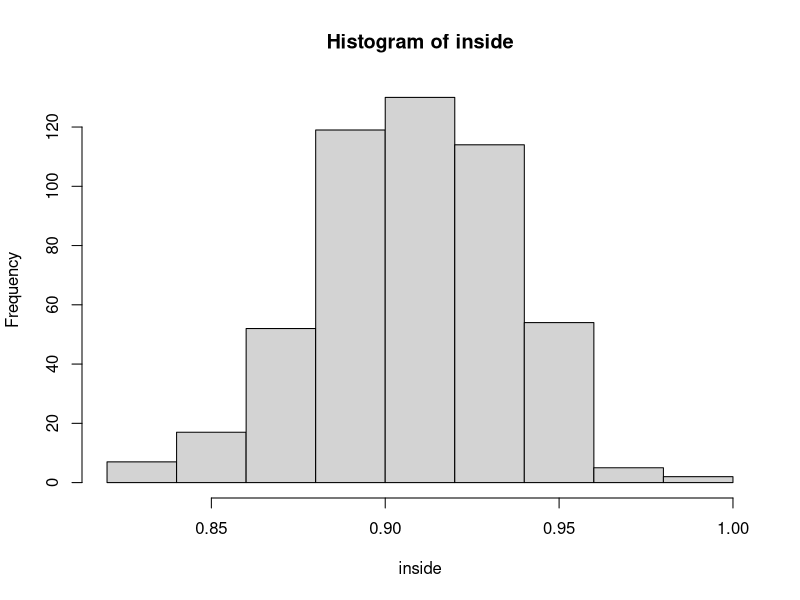

R code for this plot:
# Verifying the central limit theorem

library(boot)
    x = 10
set.seed(84)

n <- 100
p <- 0.5
n_pts <- 100
n_reps <- 100
n_se <- 100

bernoulli <- function(n){
    # Draw n times from a bernoulli random variable
    rbinom(n, 1, c(1-p, p))
}

make_p_hats <- function(){
    replicate(n_reps, mean(bernoulli(n_pts)))
}

se_theory <- sqrt(p * (1-p) / n)

se_boot <- boot(make_p_hats(), function(x, index) sd(x[index]), n_se)
se_sim <- replicate(n_se, sd(make_p_hats()))

#hist(se_sim)
#plot(se_boot)

# 90 percent confidence interval
percent <- 0.9
alpha <- 1 - percent
difference <- se_theory * qnorm(1 - alpha/2)
lower <- p - difference
upper <- p + difference
ratio_inside <- function(){
    # whats the ratio of p_hats landing inside the confidence interval?
    p_hats <- make_p_hats()
    sum(lower < p_hats & p_hats < upper) / length(p_hats)
}

# Stays pretty close to the expected 90 percent.
inside <- replicate(500, ratio_inside())
hist(inside)
